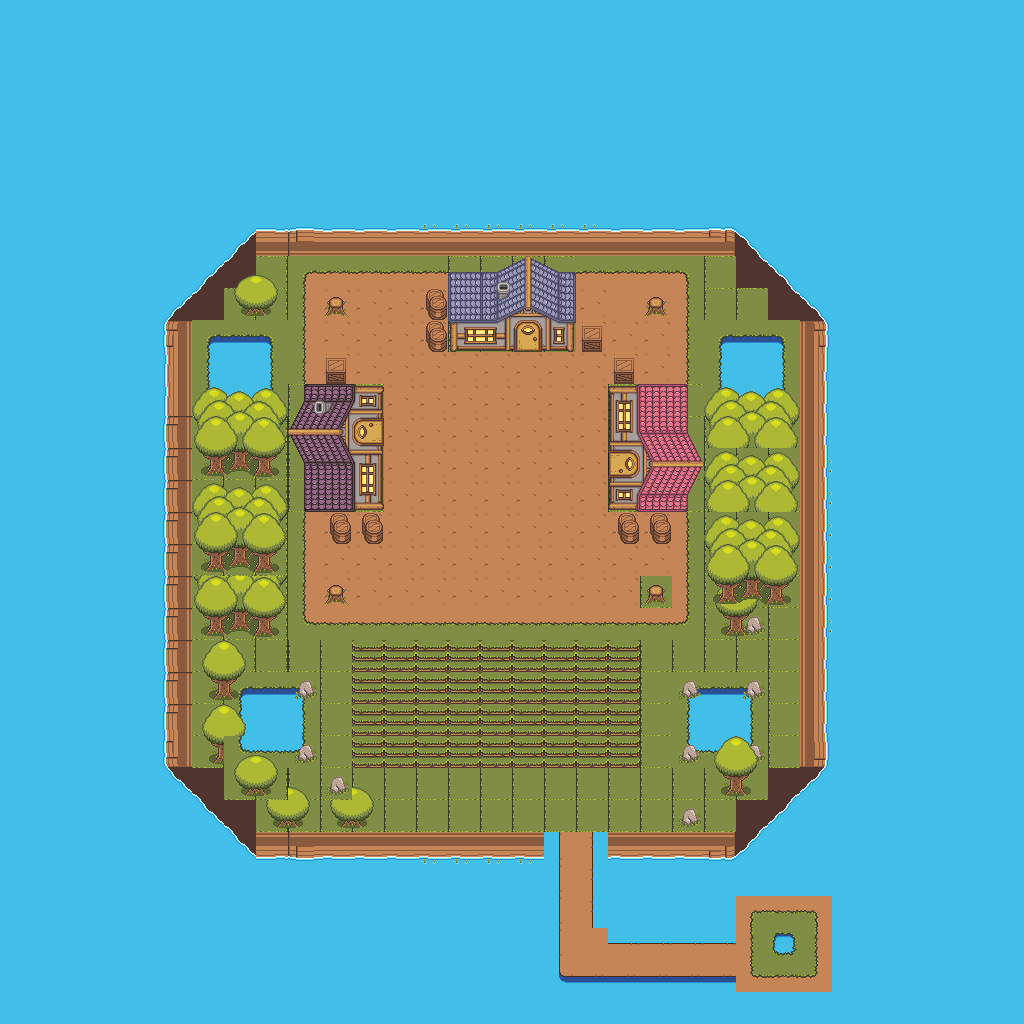

Rendered tile map (Tiled .tmx) drawn with the repository's tilesets; below, a short description and the map source with its tile grids summarised:
An orthogonal 32x32 tile map with 32x32 px tiles, 6 tile layers (water, ground, grass, Tile Layer 4, ...).

<map version="1.10" tiledversion="1.11.2" orientation="orthogonal" renderorder="right-down" width="32" height="32" tilewidth="32" tileheight="32" infinite="0" nextlayerid="7" nextobjectid="1">
 <tileset firstgid="1" source="32x32 first tileset.tsx" />
 <layer id="1" name="water" width="32" height="32">
  <data>[1024 cells, 1024 non-empty, 1 distinct tile ids]</data>
 </layer>
 <layer id="2" name="ground" width="32" height="32">
  <data>[1024 cells, 402 non-empty, 9 distinct tile ids]</data>
 </layer>
 <layer id="3" name="grass" width="32" height="32">
  <data>[1024 cells, 361 non-empty, 8 distinct tile ids]</data>
 </layer>
 <layer id="4" name="Tile Layer 4" width="32" height="32">
  <data>[1024 cells, 232 non-empty, 61 distinct tile ids]</data>
 </layer>
 <layer id="6" name="Tile Layer 6" width="32" height="32">
  <data>[1024 cells, 30 non-empty, 14 distinct tile ids]</data>
 </layer>
 <layer id="5" name="tree" width="32" height="32">
  <data>[1024 cells, 102 non-empty, 35 distinct tile ids]</data>
 </layer>
</map>
